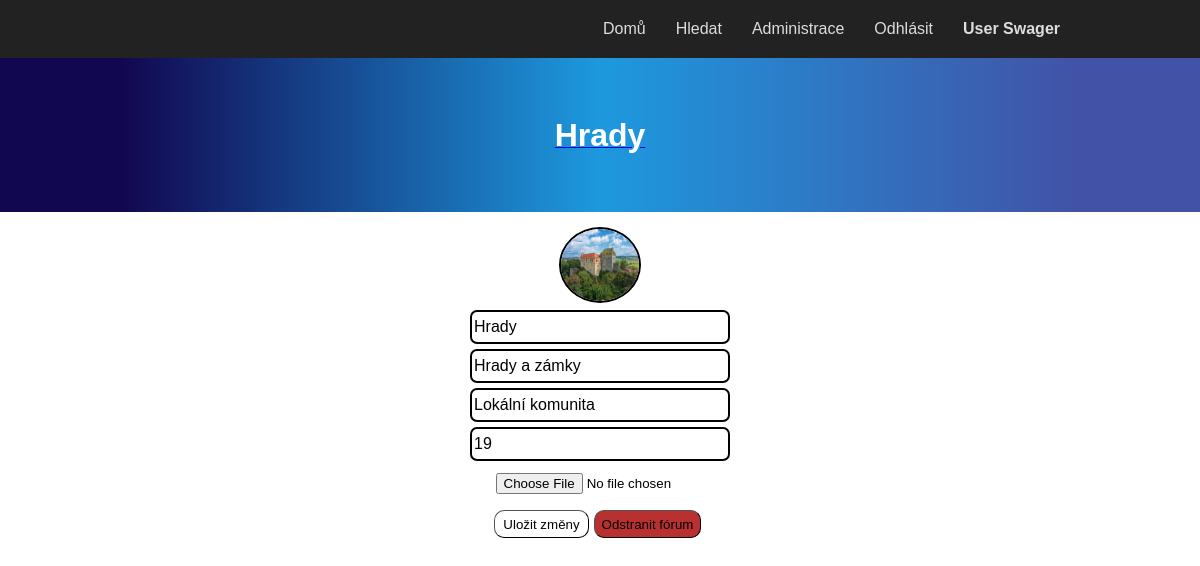
Screenshot of /forumadmin.php?id=14 (signed in) with the database file from the repository.
### tables this page shows
CREATE TABLE `forums` (
  `id` int NOT NULL AUTO_INCREMENT,
  `name` varchar(60) NOT NULL,
  `description` tinytext NOT NULL,
  `theme` varchar(50) NOT NULL,
  `icon` tinytext NOT NULL,
  `owner` int NOT NULL,
  PRIMARY KEY (`id`),
  KEY `owner` (`owner`),
  CONSTRAINT `forums_ibfk_4` FOREIGN KEY (`owner`) REFERENCES `users` (`id`) ON DELETE CASCADE ON UPDATE CASCADE
);

### forumadmin.php (the view, shortened to what this page needs)
<?php
require ("functions.php");
require ("authorizeAdmin.php");
require ("header.php");
?>
<link rel="stylesheet" href="styles/style.css">
</head>
<body id="iu9df2">
    <form action="editadmin.php?type=forum&id=<?php echo $_GET["id"]; ?>" method="post" enctype="multipart/form-data"
        id="editprofileform">
        <?php
        $query = "SELECT * FROM forums WHERE id = ?";
        try {
            $q = $db->prepare($query);
            $q->execute(array($_GET["id"]));
            if ($q->rowCount() > 0) {
                $row = $q->fetch(PDO::FETCH_ASSOC);
                $name = $row["name"];
                $description = $row["description"];
                $theme = $row["theme"];
                $owner = $row["owner"];
                $icon = $row["icon"];
            } else
                go("admin.php");
        } catch (PDOException $e) {
            echo $e->getMessage();
        }
        ?>
        <div class="gjs-grid-row" id="ioxmgv">
            <div class="gjs-grid-column" id="ir7w3v">
                <a href="forum.php?id=<?php echo $_GET["id"] ?>">
                    <h1 class="gjs-heading" id="i3nl46">
                        <?php echo $name; ?>
                    </h1>
                </a>
            </div>
        </div>
        <section class="gjs-section" id="i9hffg">
            <div class="gjs-container" id="imwpo8">
                <div class="gjs-grid-row" id="i8q5vy">
                    <div class="gjs-grid-column" id="iccsav">
                        <img src="<?php echo $icon; ?>" id="il66yv" /><input type="text" name="nazev" value="<?php echo $name; ?>"
                            placeholder="Název" id="ib6ele" /><input type="text" name="Popis" value="<?php echo $description; ?>" placeholder="Popis"
                            id="i2fdst" /><input type="text" name="theme" value="<?php echo $theme; ?>" placeholder="Téma" id="ihphnu" /><input
                            type="number" name="majitel" placeholder="Majitel" value="<?php echo $owner; ?>" id="ipeerl" />
                            <input type="file"
                            name="file" id="ih6mxo" />
                        <div class="gjs-grid-row" id="i9xblz">
                            <div class="gjs-grid-column" id="i2x10a"><input type="submit" id="ibx8hg" value="Uložit změny"></div>
                            <div class="gjs-grid-column" id="izmjfn"><input type="button" id="inslz9" value="Odstranit fórum" onclick="confirmDelete()"></div>
                        </div>
                    </div>
                </div>
            </div>
        </section>
    </form>
</body>

### styles/style.css (style rules this page uses)
* { box-sizing: border-box; }
body { margin: 0; }
.gjs-grid-column { flex: 1 1 0%; padding: 5px 0; }
.gjs-grid-row { display: flex; justify-content: flex-start; align-items: stretch; flex-direction: row; min-height: auto; padding: 10px 0; }
.gjs-container { width: 90%; margin: 0 auto; max-width: 1200px; }
.gjs-section { display: flex; padding: 50px 0; }
.gjs-heading { margin: 0; }

### rows the page displays
forums: name "Hrady", icon (picture), nazev "Hrady", Popis "Hrady a zámky", theme "Lokální komunita", majitel "19"

### other values shown
$text "Domů"
$text "Hledat"
$text "Administrace"
$text "Odhlásit"
$_SESSION["loguser"]["username"] "User Swager"
